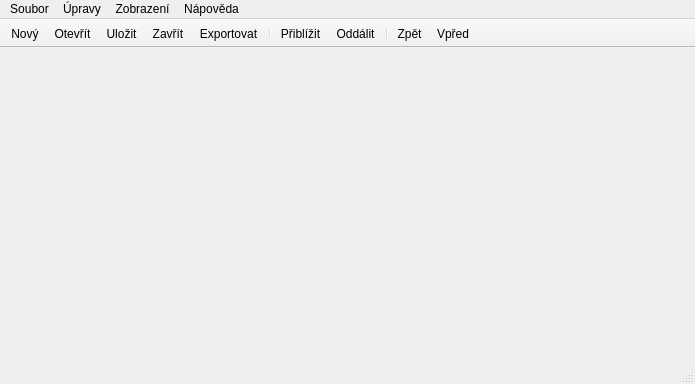
<?xml version="1.0" encoding="UTF-8"?>
<ui version="4.0">
 <class>MainWindow</class>
 <widget class="QMainWindow" name="MainWindow">
  <property name="geometry">
   <rect>
    <x>0</x>
    <y>0</y>
    <width>695</width>
    <height>384</height>
   </rect>
  </property>
  <property name="minimumSize">
   <size>
    <width>150</width>
    <height>20</height>
   </size>
  </property>
  <property name="windowTitle">
   <string>Křížovky za Áčko</string>
  </property>
  <widget class="QWidget" name="centralWidget">
   <property name="sizePolicy">
    <sizepolicy hsizetype="Minimum" vsizetype="Preferred">
     <horstretch>0</horstretch>
     <verstretch>0</verstretch>
    </sizepolicy>
   </property>
   <layout class="QGridLayout" name="gridLayout">
    <item row="0" column="1">
     <layout class="QGridLayout" name="fields">
      <item row="0" column="0">
       <widget class="QWidget" name="widget_2" native="true">
        <zorder>widget</zorder>
       </widget>
      </item>
     </layout>
    </item>
    <item row="0" column="0">
     <widget class="QWidget" name="widget" native="true">
      <property name="sizePolicy">
       <sizepolicy hsizetype="Fixed" vsizetype="Preferred">
        <horstretch>0</horstretch>
        <verstretch>0</verstretch>
       </sizepolicy>
      </property>
      <property name="minimumSize">
       <size>
        <width>160</width>
        <height>0</height>
       </size>
      </property>
     </widget>
    </item>
   </layout>
  </widget>
  <widget class="QMenuBar" name="menuBar">
   <property name="geometry">
    <rect>
     <x>0</x>
     <y>0</y>
     <width>695</width>
     <height>29</height>
    </rect>
   </property>
   <widget class="QMenu" name="menuSoubor">
    <property name="title">
     <string>Soubor</string>
    </property>
    <addaction name="actionNov"/>
    <addaction name="actionOtev_t"/>
    <addaction name="actionUlo_it"/>
    <addaction name="actionUlo_it_jako"/>
    <addaction name="actionZav_t"/>
    <addaction name="separator"/>
    <addaction name="actionExportovat"/>
    <addaction name="separator"/>
    <addaction name="actionKonec"/>
   </widget>
   <widget class="QMenu" name="menuPohled">
    <property name="title">
     <string>Zobrazení</string>
    </property>
    <addaction name="actionP_ibl_it"/>
    <addaction name="actionOdd_lit"/>
   </widget>
   <widget class="QMenu" name="menuN_pov_da">
    <property name="title">
     <string>Nápověda</string>
    </property>
   </widget>
   <widget class="QMenu" name="menu_pravy">
    <property name="title">
     <string>Úpravy</string>
    </property>
    <addaction name="actionZp_t"/>
    <addaction name="actionVp_ed"/>
   </widget>
   <addaction name="menuSoubor"/>
   <addaction name="menu_pravy"/>
   <addaction name="menuPohled"/>
   <addaction name="menuN_pov_da"/>
  </widget>
  <widget class="QStatusBar" name="statusBar"/>
  <widget class="QToolBar" name="toolBar">
   <property name="minimumSize">
    <size>
     <width>100</width>
     <height>20</height>
    </size>
   </property>
   <property name="windowTitle">
    <string>toolBar</string>
   </property>
   <property name="movable">
    <bool>false</bool>
   </property>
   <attribute name="toolBarArea">
    <enum>TopToolBarArea</enum>
   </attribute>
   <attribute name="toolBarBreak">
    <bool>false</bool>
   </attribute>
   <addaction name="actionNov"/>
   <addaction name="actionOtev_t"/>
   <addaction name="actionUlo_it"/>
   <addaction name="actionZav_t"/>
   <addaction name="actionExportovat"/>
   <addaction name="separator"/>
   <addaction name="actionP_ibl_it"/>
   <addaction name="actionOdd_lit"/>
   <addaction name="separator"/>
   <addaction name="actionZp_t"/>
   <addaction name="actionVp_ed"/>
  </widget>
  <action name="actionNov">
   <property name="icon">
    <iconset resource="ikony.qrc">
     <normaloff>:/new/ikony/ikony/090.png</normaloff>:/new/ikony/ikony/090.png</iconset>
   </property>
   <property name="text">
    <string>&amp;Nový</string>
   </property>
  </action>
  <action name="actionOtev_t">
   <property name="icon">
    <iconset resource="ikony.qrc">
     <normaloff>:/new/ikony/ikony/097.png</normaloff>:/new/ikony/ikony/097.png</iconset>
   </property>
   <property name="text">
    <string>&amp;Otevřít</string>
   </property>
  </action>
  <action name="actionUlo_it">
   <property name="icon">
    <iconset resource="ikony.qrc">
     <normaloff>:/new/ikony/ikony/139.png</normaloff>:/new/ikony/ikony/139.png</iconset>
   </property>
   <property name="text">
    <string>&amp;Uložit</string>
   </property>
  </action>
  <action name="actionUlo_it_jako">
   <property name="text">
    <string>Uložit jako</string>
   </property>
  </action>
  <action name="actionKonec">
   <property name="icon">
    <iconset resource="ikony.qrc">
     <normaloff>:/new/ikony/ikony/009.png</normaloff>:/new/ikony/ikony/009.png</iconset>
   </property>
   <property name="text">
    <string>&amp;Konec</string>
   </property>
  </action>
  <action name="actionZav_t">
   <property name="icon">
    <iconset resource="ikony.qrc">
     <normaloff>:/new/ikony/ikony/004.png</normaloff>:/new/ikony/ikony/004.png</iconset>
   </property>
   <property name="text">
    <string>&amp;Zavřít</string>
   </property>
  </action>
  <action name="actionExportovat">
   <property name="icon">
    <iconset resource="ikony.qrc">
     <normaloff>:/new/ikony/ikony/131.png</normaloff>:/new/ikony/ikony/131.png</iconset>
   </property>
   <property name="text">
    <string>Exportovat</string>
   </property>
  </action>
  <action name="actionP_ibl_it">
   <property name="icon">
    <iconset resource="ikony_bonus.qrc">
     <normaloff>:/new/ikony_bonus/ikony_bonus/096.png</normaloff>:/new/ikony_bonus/ikony_bonus/096.png</iconset>
   </property>
   <property name="text">
    <string>Přiblížit</string>
   </property>
  </action>
  <action name="actionOdd_lit">
   <property name="icon">
    <iconset resource="ikony_bonus.qrc">
     <normaloff>:/new/ikony_bonus/ikony_bonus/099.png</normaloff>:/new/ikony_bonus/ikony_bonus/099.png</iconset>
   </property>
   <property name="text">
    <string>Oddálit</string>
   </property>
  </action>
  <action name="actionZp_t">
   <property name="icon">
    <iconset resource="ikony.qrc">
     <normaloff>:/new/ikony/ikony/012.png</normaloff>:/new/ikony/ikony/012.png</iconset>
   </property>
   <property name="text">
    <string>Zpět</string>
   </property>
  </action>
  <action name="actionVp_ed">
   <property name="icon">
    <iconset resource="ikony.qrc">
     <normaloff>:/new/ikony/ikony/018.png</normaloff>:/new/ikony/ikony/018.png</iconset>
   </property>
   <property name="text">
    <string>Vpřed</string>
   </property>
  </action>
 </widget>
 <layoutdefault spacing="6" margin="11"/>
 <resources>
  <include location="ikony.qrc"/>
  <include location="ikony_bonus.qrc"/>
 </resources>
 <connections/>
</ui>
